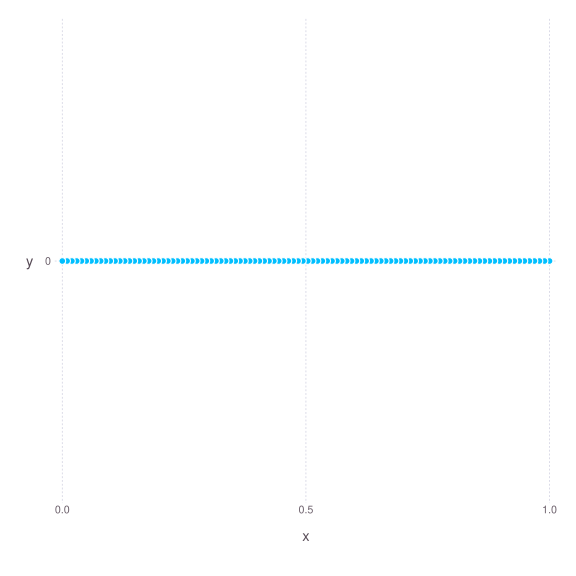

Write the Julia code that produced this figure.
using JuMP, Ipopt, Gadfly

N = 100
L = 1
h = 2*L/N

m= Model(Ipopt.Optimizer)

@variable(m, x[0:N])
@variable(m, y[0:N])

@constraint(m, x[0] == 0)
@constraint(m, y[0] == 0)
@constraint(m, x[N] == L)
@constraint(m, y[N] == 0)

for j in 0:N
	setvalue(x[j],0)
	setvalue(y[j],0)
end

for j in 1:N
	@constraint(m,
		(x[j] - x[j-1])^2 + (y[j] - y[j-1])^2 <= h^2)
end

optimize!(m)

# value.(x)
# value.(x)[1]

x_clean = Float64[]
y_clean = Float64[]
for j in 0:N
	push!(x_clean, value.(x)[j])
	push!(y_clean, value.(y)[j])
end

catenary = plot(x=x_clean, y=y_clean, Coord.Cartesian(xmin=0, xmax=1,))
draw(SVG("catenary.svg", 6inch, 6inch), catenary)
